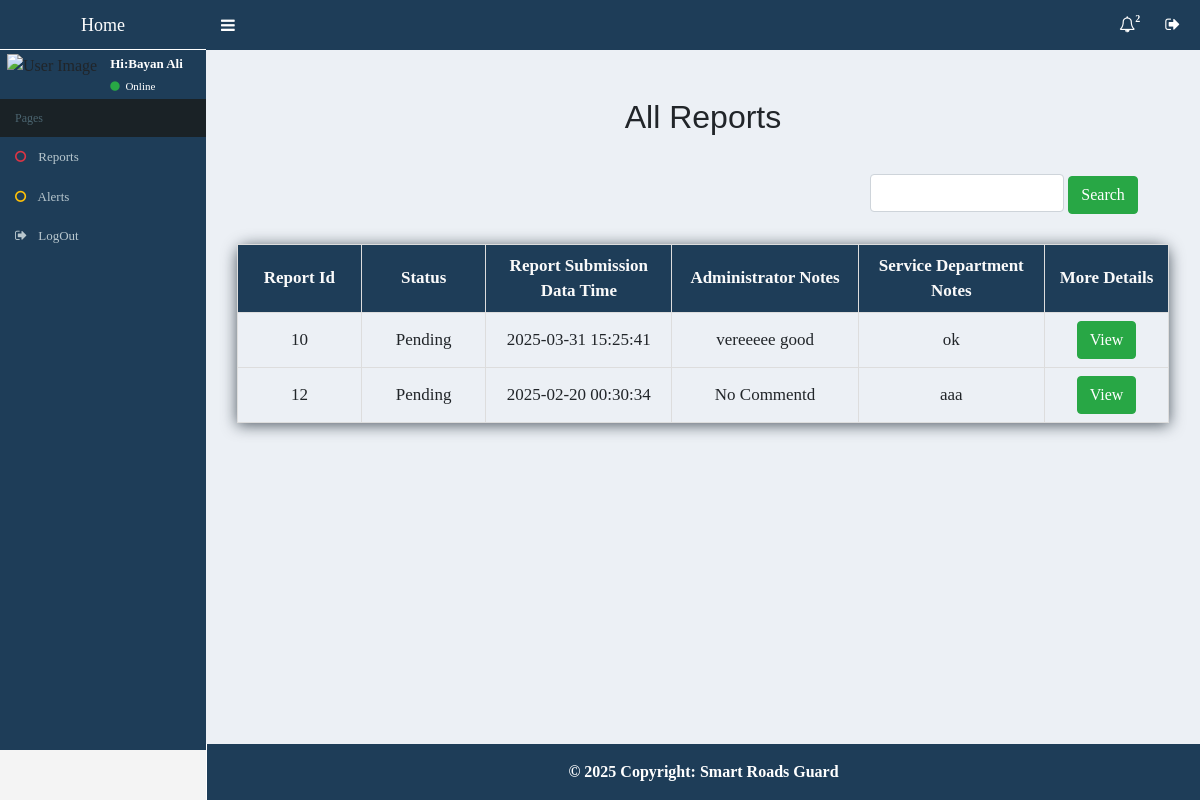
/reports.php (signed in), run on the app's committed database.
### tables this page shows
CREATE TABLE `users` (
  `user_id` int(11) NOT NULL,
  `username` varchar(255) NOT NULL,
  `password` char(255) NOT NULL,
  `account_status` enum('Active','Inactive','Suspended') DEFAULT 'Active',
  `email` varchar(255) DEFAULT NULL,
  `verifi_code` int(10) DEFAULT NULL,
  `type_user` enum('service','admin') NOT NULL DEFAULT 'service'
);

CREATE TABLE `report` (
  `report_id` int(11) NOT NULL,
  `status` enum('In Progress','Pending','Completed') DEFAULT 'Pending',
  `report_submission_datetime` datetime DEFAULT current_timestamp(),
  `userid` int(11) DEFAULT NULL,
  `alert_id` int(11) DEFAULT NULL
);

CREATE TABLE `noted_report` (
  `id_noted` int(11) NOT NULL,
  `noted` text NOT NULL,
  `id_report` int(11) NOT NULL,
  `id_user` int(11) NOT NULL
);

### includes/function/Function.php (called while the page is built, shortened)
<?php
function GetItemWhere($table, $where, $value, $type_string = 'i') {
    global $conn;
    $statement = $conn->prepare("SELECT * FROM $table WHERE $where = ?");
    $statement->bind_param($type_string, $value);
    $statement->execute();
    $result = $statement->get_result();
    $rows = $result->fetch_assoc();
    return $rows;
}

### reports.php (the view, shortened to what this page needs)
<?php
include 'includes/templete/header.php';
$sql = "SELECT * FROM report";
$result = $conn->query($sql);
?>
<div class=" containerr content-wrapper">
    <div class="details">
        <h2 class="text-center">All Reports</h2>
        <div class="" style="display: flex; justify-content: space-between;">
            <form id="Search" style="margin-top:0px; margin-left: auto;">
                <input class="form-control" type="number" name="search_id" style="width: 65%; display: unset;" required>
                <button type="submit" class="btn btn-success">Search</button>
            </form>
        </div>
        <table id="product-table">
            <thead>
                <tr>
                    <th>Report Id</th>
                    <th>Status</th>
                    <th>Report Submission Data Time</th>
                    <th>Administrator Notes</th>
                    <th>Service Department Notes</th>
                    <th>More Details</th>
                </tr>
            </thead>
            <tbody class="all_reports">
            <?php
                if ($result->num_rows > 0) {
                    while ($row = $result->fetch_assoc()) { ?>
                        <tr>
                            <td><?php echo  $row['report_id']; ?></td>
                            <td><?php echo  $row['status']; ?></td>
                            <td><?php echo  $row['report_submission_datetime']; ?></td>
                            <td>
                                <?php
                                $sql = "SELECT noted_report.*,users.* FROM noted_report INNER JOIN users ON noted_report.id_user=users.user_id WHERE users.type_user='admin' AND noted_report.id_report = ?";
                                $stmt = $conn->prepare($sql);
                                $stmt->bind_param("i", $row['report_id']);
                                $stmt->execute();
                                $resultt = $stmt->get_result();
                                if ($resultt->num_rows > 0) {
                                    $info = $resultt->fetch_assoc();
                                    echo $info['noted'];
                                } else {
                                    echo "No Commentd";
                                }
                                ?>
                            </td>
                            <td>
                                <?php
                                $sql = "SELECT noted_report.*,users.* FROM noted_report INNER JOIN users ON noted_report.id_user=users.user_id WHERE users.type_user='service' AND noted_report.id_report = ?";
                                $stmt = $conn->prepare($sql);
                                $stmt->bind_param("i", $row['report_id']);
                                $stmt->execute();
                                $resultt = $stmt->get_result();
                                if ($resultt->num_rows > 0) {
                                    $info = $resultt->fetch_assoc();
                                    echo $info['noted'];
                                } else {
                                    echo "No Commentd";
                                }
                                ?>
                            </td>
                            <td>
                                <a href="show_reports.php?id_report=<?php echo $row['report_id']; ?>" class="btn btn-success"> View</a>
                            </td>
                        </tr>
                    <?php }
                }
            ?>
            </tbody>
        </table>
    </div>
</div>
<?php include 'includes/templete/footer.php'; ?>
</body>
</html>

### includes/templete/header.php (shortened to what this page needs)
<?php
include "conect.php";
include 'includes/function/function.php';
if(isset($_SESSION["UserId"])){
    $user = GetItemWhere( 'users' , 'user_id' , $_SESSION["UserId"]);
}else{
    header("location:login.php");
}
?>
<!DOCTYPE html>
<html lang="en">
<head>
    <link media="all" type=text/css rel="stylesheet" href="layout/css/demo.css">
    <link media="all" type=text/css rel="stylesheet" href="layout/css/font-awesome.min.css">
    <link media="all" type=text/css rel="stylesheet" href="layout/css/bootstrap.min.css">
    <link href="layout/css/navbar.css" rel="stylesheet" type="text/css" />
    <link href="layout/css/Style_Admin.css" rel="stylesheet" type="text/css" />
    <link rel="stylesheet" href="layout/css/styling.css" />
</head>
<body class="skin-blue" >
<div class=" wrapper">
<header class="main-header">
            <a href="alerts.php" class="logo"><b>Home</b></a>
            <nav class="navbar navbar-static-top" role="navigation">
                <a href="#" class="sidebar-toggle sidebar-toggle_a" data-toggle="offcanvas" role="button">
                </a>
                <div class="navbar-custom-menu">
                    <ul class="nav navbar-nav">
                          <?php
                                $sql = "SELECT alert.*, obstacle.* FROM alert INNER JOIN obstacle ON alert.obstacle_id = obstacle.obstacle_id ORDER BY alert.alert_id DESC";
                                $result = $conn->query($sql);
                                $count = $result->num_rows;
                                ?>
                        <li class="dropdown notifications-menu">
                            <a href="#" class="dropdown-toggle" data-toggle="dropdown">
                                <i class="fa fa-bell-o"></i>
                                <span class="label label-warning"><?php echo $count; ?> </span>
                            </a>
                        </li>
                        <li class="dropdown tasks-menu">
                            <a href="logout.php" >
                                <i class="fa fa-sign-out"></i>
                            </a>
                        </li>
                    </ul>
                </div>
            </nav>
</header>
<aside class="main-sidebar">
    <section class="sidebar">
        <div class="user-panel">
            <div class="pull-left image">
                <img src="img/logo.png" class="img-circle" alt="User Image" />
            </div>
            <div class="pull-left info">
                <p>Hi:<?php echo $user['username']; ?></p>
                <a href="#"><i class="fa fa-circle text-success"></i> Online</a>
            </div>
        </div>
        <ul class="sidebar-menu" id="sidebar_all_href_page">
            <li class="header">Pages</li>
            <li><a href="reports.php"><i class="fa fa-circle-o text-danger"></i> Reports</a></li>
            <li><a href="alerts.php"><i class="fa fa-circle-o text-warning"></i> Alerts</a></li>
            <li><a href="logout.php"><i class="fa fa-sign-out  "></i> LogOut</a></li>
        </ul>
    </section>
</aside>

### layout/css/navbar.css (style rules this page uses)
html, body { min-height: 100% }
body { -webkit-font-smoothing: antialiased; -moz-osx-font-smoothing: grayscale; font-family: 'Source Sans Pro', 'Helvetica Neue', Helvetica, Arial, sans-serif; font-weight: 400; overflow-x: hidden; overflow-y: auto }
.wrapper { min-height: 100%; position: relative; }
.wrapper:before, .wrapper:after { content: " "; display: table }
.wrapper:after { clear: both }
.content-wrapper, .right-side, .main-footer { -webkit-transition: -webkit-transform .3s cubic-bezier(.32, 1.25, .375, 1.15); -moz-transition: -moz-transform .3s cubic-bezier(.32, 1.25, .375, 1.15); -o-transition: -o-transform .3s cubic-bezier(.32, 1.25, .375, 1.15); transition: transform .3s cubic-bezier(.32, 1.25, .375, 1.15); -webkit-transition: margin-left .3s cubic-bezier(.32, 1.25, .375, 1.15); -o-transition: margin-left .3s cubic-bezier(.32, 1.25, .375, 1.15); transition: margin-left .3s cubic-bezier(.32, 1.25, .375, 1.15); margin-left: 230px; z-index: 820 }
.content-wrapper, .right-side { min-height: 100%; background-color: #ecf0f5; z-index: 800 }
h1, h2, h3, h4, h5, h6, .h1, .h2, .h3, .h4, .h5, .h6 { font-family: 'Source Sans Pro', sans-serif }
.navbar-static-top a { color: white; }
.main-header { position: relative; max-height: 100px; z-index: 1030 }
.main-header>.navbar { margin-bottom: 0; margin-left: 230px; border: none; min-height: 50px; border-radius: 0 }
.main-header .navbar-custom-menu, .main-header .navbar-right { margin-right: 5px; float: right }
.main-header .sidebar-toggle { float: left; background-color: transparent; background-image: none; padding: 12px 15px; font-family: fontAwesome }
.main-header .sidebar-toggle:before { content: "\f0c9" }
.main-header .navbar .nav>li>a>.label { position: absolute; top: 9px; right: 7px; text-align: center; font-size: 10px; padding: 2px 3px; line-height: .9; font-weight: bold; }
.main-header .logo { display: block; float: left; height: 54px; font-size: 20px; line-height: 50px; text-align: center; width: 230px; font-family: "Helvetica Neue", Helvetica, Arial, sans-serif; padding: 0 15px; font-weight: 300 }
.main-sidebar, .left-side { position: absolute; top: 0; left: 0; padding-top: 50px; height: 100%; width: 230px; z-index: 810; -webkit-transition: -webkit-transform .3s cubic-bezier(.32, 1.25, .375, 1.15); -moz-transition: -moz-transform .3s cubic-bezier(.32, 1.25, .375, 1.15); -o-transition: -o-transform .3s cubic-bezier(.32, 1.25, .375, 1.15); transition: transform .3s cubic-bezier(.32, 1.25, .375, 1.15) }
.sidebar { padding-bottom: 10px; background: #1E3D58; }
.user-panel { padding: 10px }
.user-panel:before, .user-panel:after { content: " "; display: table }
.user-panel:after { clear: both }
.user-panel>.image>img { width: 45px; height: 45px }
.user-panel>.info { font-weight: 600; padding: 5px 5px 5px 15px; font-size: 14px; line-height: 1 }
.user-panel>.info>p { margin-bottom: 9px }
.user-panel>.info>a { text-decoration: none; padding-right: 5px; margin-top: 3px; font-size: 11px; font-weight: normal }
.user-panel>.info>a>.fa, .user-panel>.info>a>.ion, .user-panel>.info>a>.glyphicon { margin-right: 3px }
.sidebar-menu { list-style: none; margin: 0; padding: 0 }
.sidebar-menu>li { position: relative; margin: 0; padding: 0 }
.sidebar-menu>li>a { padding: 12px 5px 12px 15px; display: block }
.sidebar-menu>li>a>.fa, .sidebar-menu>li>a>.glyphicon, .sidebar-menu>li>a>.ion { width: 20px }
.sidebar-menu li.header { padding: 10px 25px 10px 15px; font-size: 12px }
.navbar-nav>.notifications-menu, .navbar-nav>.messages-menu, .navbar-nav>.tasks-menu { position: relative }
.navbar-custom-menu>.navbar-nav>li { position: relative }

### layout/css/styling.css (style rules this page uses)
input[type="number"] { -moz-appearance: textfield; }
button { color: #4eb060; background-color: #a7a7a7; }
* { font-family: auto; }
thead th { background-color: #1E3D58 !important; color: #fafafa; font-weight: bold; font-size: 17px; }
tbody td { font-size: 17px; }

### includes/templete/header.php (style rules this page uses)
body { font-family: Arial, sans-serif; margin: 0; padding: 0; background-color: #f4f4f4; }
table { width: 100%; border-collapse: collapse; text-align: center; border-spacing: 0; box-shadow: 0 2px 15px rgba(12, 24, 35, .7); border-radius: 12px 12px 0 0; }
table, th, td { border: 1px solid #ddd; padding: 8px; }
th { background-color: #f2f2f2; }
form { margin-top: 20px; }

### data on the page
users: username "Bayan Ali"
report: report_id "10", status "Pending", report_submission_datetime "2025-03-31 15:25:41", noted_report.noted "vereeeee good", noted_report.noted "ok"
report: report_id "12", status "Pending", report_submission_datetime "2025-02-20 00:30:34", shows "No Commentd", noted_report.noted "aaa"

### other printed values
$count "2"
